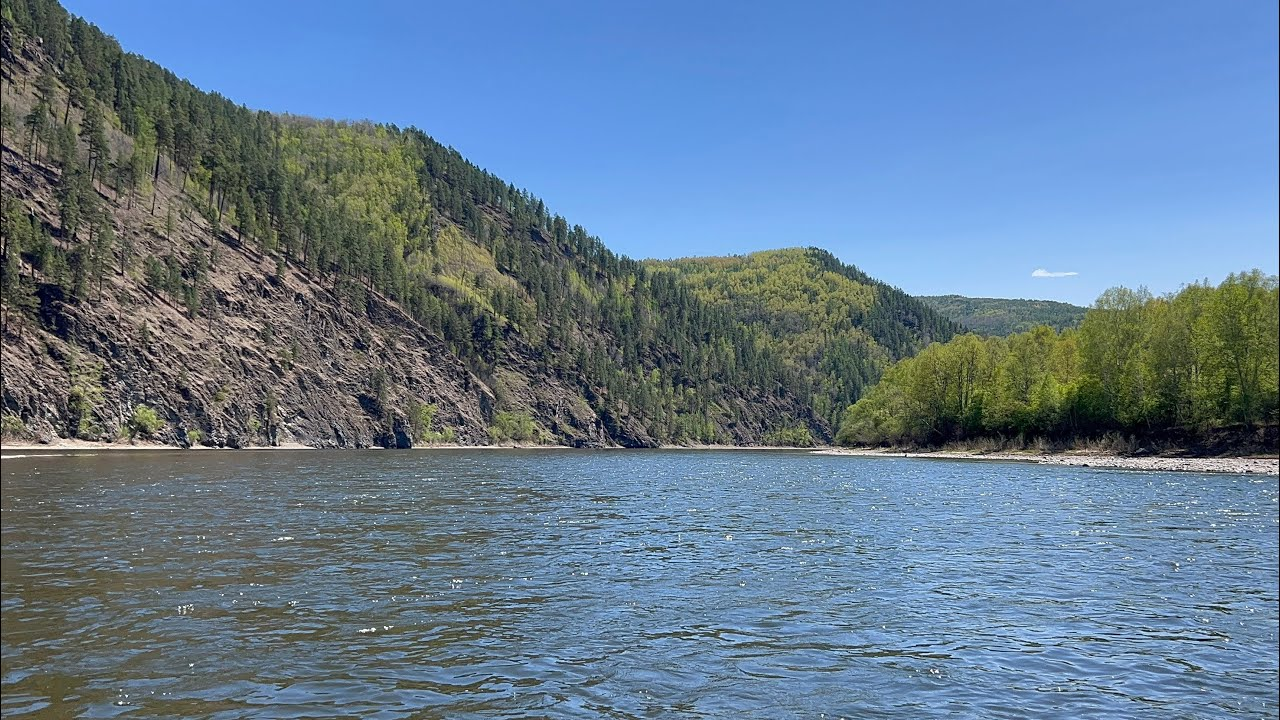
#> input picture AgafonovID/1_ImageProcessing/images/img1.jpg, 1280 x 720 px
$ python -i bovw_model.py   (imports and definitions only)
#> lines starting #> are read from the running program, lines starting #| are printed output that depends on the picture
import cv2
import numpy as np
from sklearn.cluster import MiniBatchKMeans
from sklearn.svm import SVC
from sklearn.preprocessing import StandardScaler
from sklearn.pipeline import Pipeline
import joblib
from typing import List, Tuple
import os

class BoVWClassifier:
    def __init__(self, n_clusters: int = 100, detector_name: str = 'SIFT'):
        self.n_clusters = n_clusters
        self.detector_name = detector_name
        self.detector, self.descriptor = self._init_feature_extractor()

        self.kmeans = MiniBatchKMeans(n_clusters=n_clusters, random_state=42, batch_size=1000, n_init=3)

        self.classifier = Pipeline([
            ('scaler', StandardScaler()),
            ('clf', SVC(kernel='rbf', C=10, gamma='scale', probability=True, random_state=42))
        ])
        self.is_fitted = False

    def _init_feature_extractor(self):
        if self.detector_name == 'SIFT':
            sift = cv2.SIFT_create(nfeatures=500)
            return sift, sift
        elif self.detector_name == 'ORB':
            orb = cv2.ORB_create(nfeatures=500)
            return orb, orb
        elif self.detector_name == 'AKAZE':
            akaze = cv2.AKAZE_create()
            return akaze, akaze
        else:
            raise ValueError(f"Unknown detector: {self.detector_name}")

    # [76 lines left out: functions _extract_features, fit, _images_to_histograms, predict, not called in this run]

    def visualize_keypoints(self, image_path: str, save_to: str = "keypoints.jpg", max_points: int = 500):
#> called with save_to = 'keypoints.jpg', max_points = 500
        img = cv2.imread(image_path)
#> img is the input picture: shape (720, 1280, 3); mean B, G, R 145.2, 123.6, 100.5
        if img is None: return
        h, w = img.shape[:2]
#> h = 720; w = 1280
        if h > 1000 or w > 1000:
            scale = 1000 / max(h, w)
#> scale = 0.781
            img = cv2.resize(img, None, fx=scale, fy=scale)
#> img: shape (562, 1000, 3)
        gray = cv2.cvtColor(img, cv2.COLOR_BGR2GRAY)
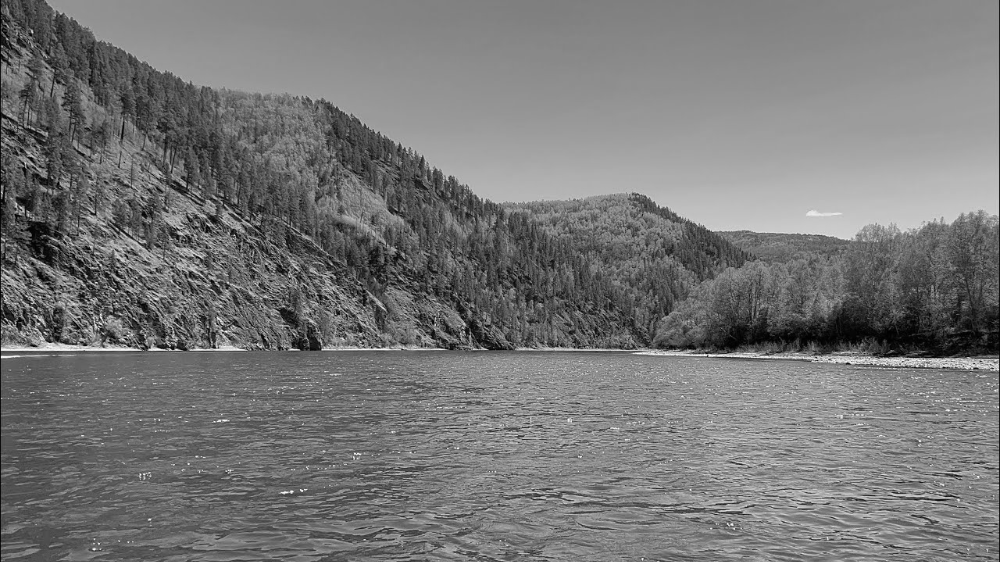
#> gray: shape (562, 1000); min 0, max 252, mean 119.1
        kps, _ = self.detector.detectAndCompute(gray, None)
#> kps = 500 keypoints; strongest (x, y, size): (291, 492, 2.1), (710, 355, 1.9), (848, 363, 2.1), (85, 345, 2.2)
        kps = sorted(kps, key=lambda x: x.response, reverse=True)[:max_points]
        out_img = cv2.drawKeypoints(img, kps, None, flags=cv2.DRAW_MATCHES_FLAGS_DRAW_RICH_KEYPOINTS)
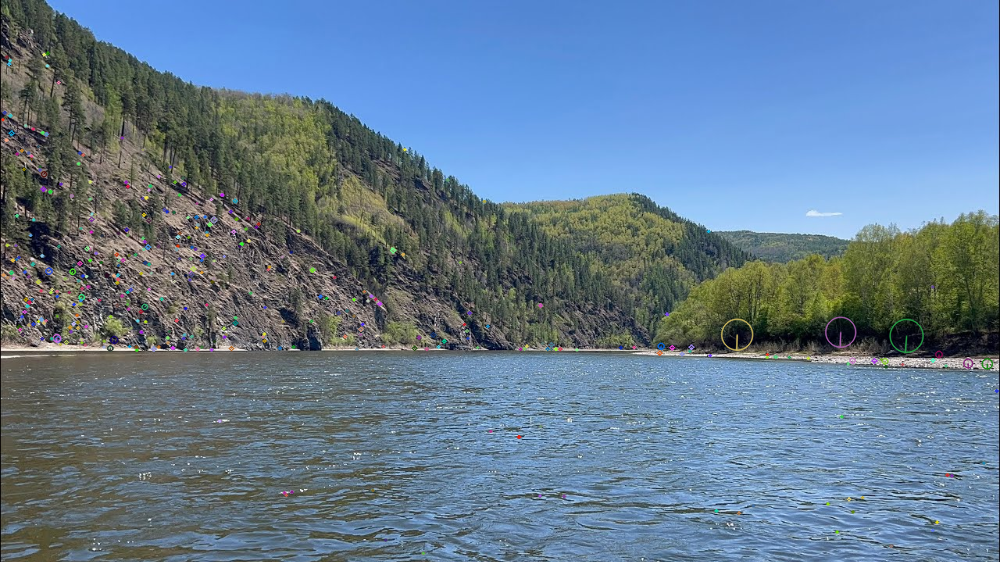
#> out_img: shape (562, 1000, 3); mean B, G, R 145.4, 123.8, 100.6
        cv2.imwrite(save_to, out_img)

    # --- МЕТОДЫ СОХРАНЕНИЯ И ЗАГРУЗКИ ---
    # [20 lines left out: functions save, load, not called in this run]

>>> result = BoVWClassifier().visualize_keypoints('../../../AgafonovID/1_ImageProcessing/images/img1.jpg')
